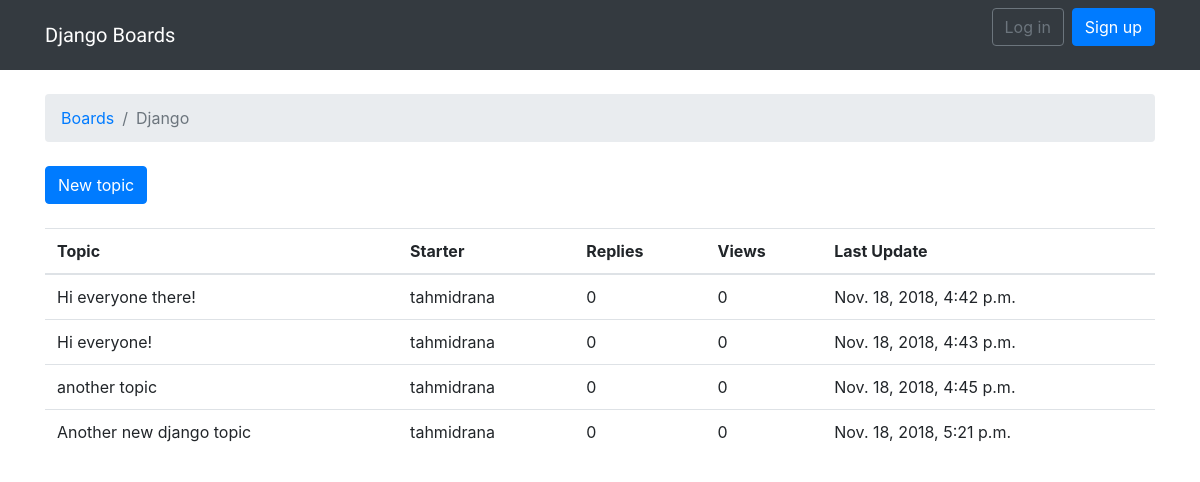
The app's page /boards/1/ with its own data.
### boards/models.py (models this page shows, shortened)
class Board(models.Model):
    name = models.CharField(max_length=30, unique=True)
    description = models.CharField(max_length=100)

class Topic(models.Model):
    subject = models.CharField(max_length=250)
    last_updated = models.DateTimeField(auto_now_add=True)
    board = models.ForeignKey(
        Board, on_delete=models.CASCADE, related_name='topics')
    starter = models.ForeignKey(
        User, on_delete=models.CASCADE, related_name='topics')

### boards/views.py (the view)
# urls.py: path('boards/<int:id>/', views.board_topics, name='board_topics'),
def board_topics(request, id):
    board = get_object_or_404(Board, pk=id)
    return render(request, 'topics.html', {'board': board})

### templates/topics.html (shortened to what this page needs)
{% extends 'base.html' %}
{% block breadcrumb %}
<li class="breadcrumb-item"><a href="{% url 'home' %}">Boards</a></li>
<li class="breadcrumb-item active">{{ board.name }}</li>
{% endblock %}
{% block content %}
<div class="mb-4">
    <a href="{% url 'new_topic' board.pk %}" class="btn btn-primary">New topic</a>
</div>
<table class="table">
    <thead class="thead-inverse">
        <tr>
            <th>Topic</th>
            <th>Starter</th>
            <th>Replies</th>
            <th>Views</th>
            <th>Last Update</th>
        </tr>
    </thead>
    <tbody>
        {% for topic in board.topics.all %}
        <tr>
            <td>{{ topic.subject }}</td>
            <td>{{ topic.starter.username }}</td>
            <td>0</td>
            <td>0</td>
            <td>{{ topic.last_updated }}</td>
        </tr>
        {% endfor %}
    </tbody>
</table>
{% endblock %}

### records on screen
Board: name "Django"
Topic: subject "Hi everyone there!", starter.username "tahmidrana", last_updated "Nov. 18, 2018, 4:42 p.m."
Topic: subject "Hi everyone!", starter.username "tahmidrana", last_updated "Nov. 18, 2018, 4:43 p.m."
Topic: subject "another topic", starter.username "tahmidrana", last_updated "Nov. 18, 2018, 4:45 p.m."
Topic: subject "Another new django topic", starter.username "tahmidrana", last_updated "Nov. 18, 2018, 5:21 p.m."
